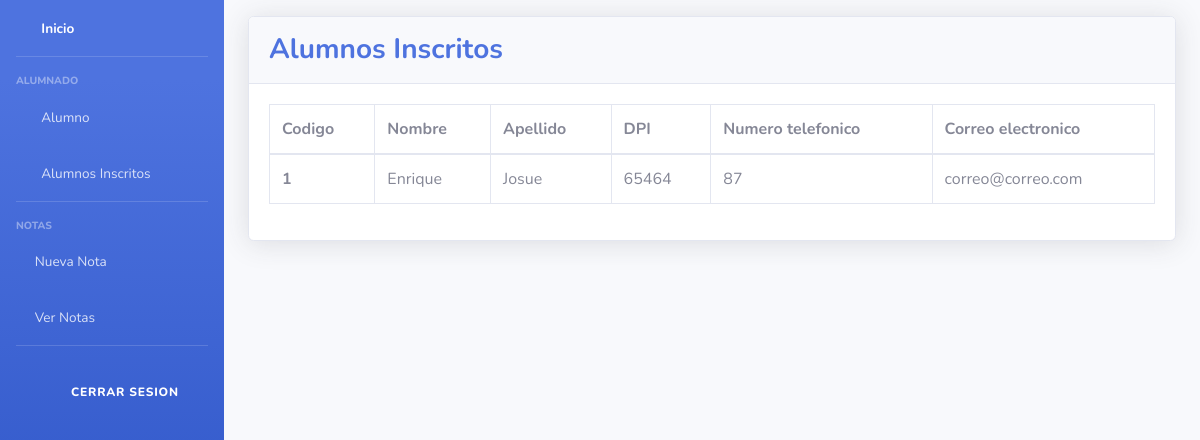
The page /reportAlumnoRegistrados/ on the database as committed earlier.
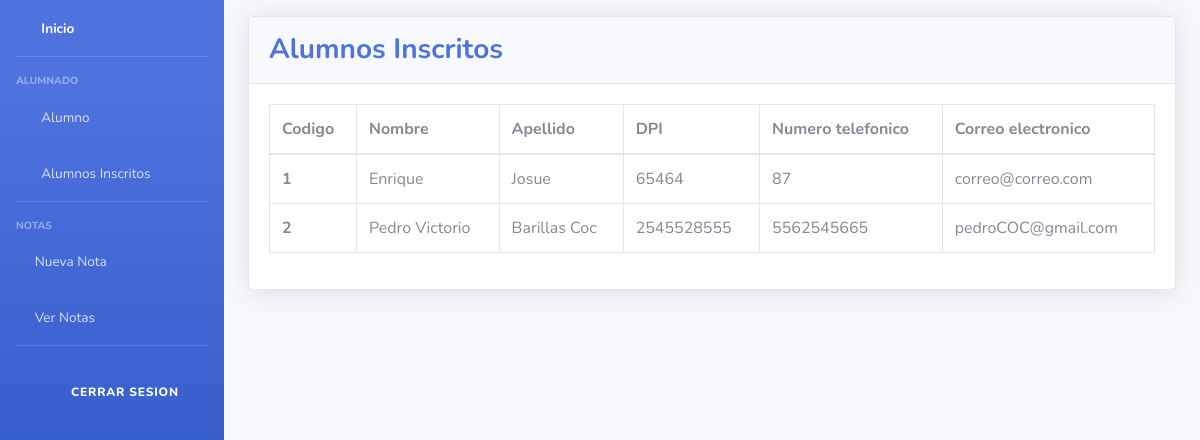
The same page on the database as committed later.
### Models/Alumno/models.py (models this page shows, shortened)
class Alumno(models.Model):
    id_alumno = models.AutoField(primary_key=True)
    nombre = models.CharField(max_length=45)
    apellido = models.CharField(max_length=45)
    dpi = models.CharField(max_length=13, unique=True)
    telefono = models.CharField(max_length=10)
    correo = models.EmailField(max_length=125)

### Models/Alumno/views.py (the view)
# urls.py: path("reportAlumnoRegistrados/", formularioAlumnoView.listar_registrados , name="reportAlumnoRegistrado"),
    def listar_registrados(request):
        alumno = Alumno.objects.all()
        return render(request, "listAlumno.html", {"lb_alumnos": alumno})

### Templates/listAlumno.html (shortened to what this page needs)
{% extends "nabvar.html" %}
{% block content %}
<div class="container-fluid">
    <div class="card shadow mb-4">
          <div class="card-header py-3">
              <h3 class="m-0 font-weight-bold text-primary">Alumnos Inscritos</h3>
            </div>
            <div class="card-body">
              <div class="table-responsive">
                <table class="table table-bordered" id="dataTable" width="100%" cellspacing="0">
                  <thead>
                    <tr>
                      <th scope= "col">Codigo</th>
                      <th scope= "col">Nombre</th>
                      <th scope= "col">Apellido</th>
                      <th scope= "col">DPI</th>
                      <th scope= "col">Numero telefonico</th>
                      <th scope="col">Correo electronico</th>
                    </tr>
                  </thead>
                  <tbody>
                    {% for alumnos in lb_alumnos %}
                    <tr>
                      <th scope="row">{{ alumnos.pk }}</th>
                      <td>{{ alumnos.nombre }}</td>
                      <td>{{ alumnos.apellido }}</td>
                      <td>{{ alumnos.dpi }}</td>
                      <td>{{ alumnos.telefono }}</td>
                      <td>{{ alumnos.correo }}</td>
                    </tr>
                  {% endfor %}
                  </tbody>
                </table>
              </div>
            </div>
    </div>
</div>
{% endblock %}

Rows that differ between the two databases and show on the page:
added Alumno: pk "2", nombre "Pedro Victorio", apellido "Barillas Coc", dpi "2545528555", telefono "5562545665", correo "pedroCOC@gmail.com"
